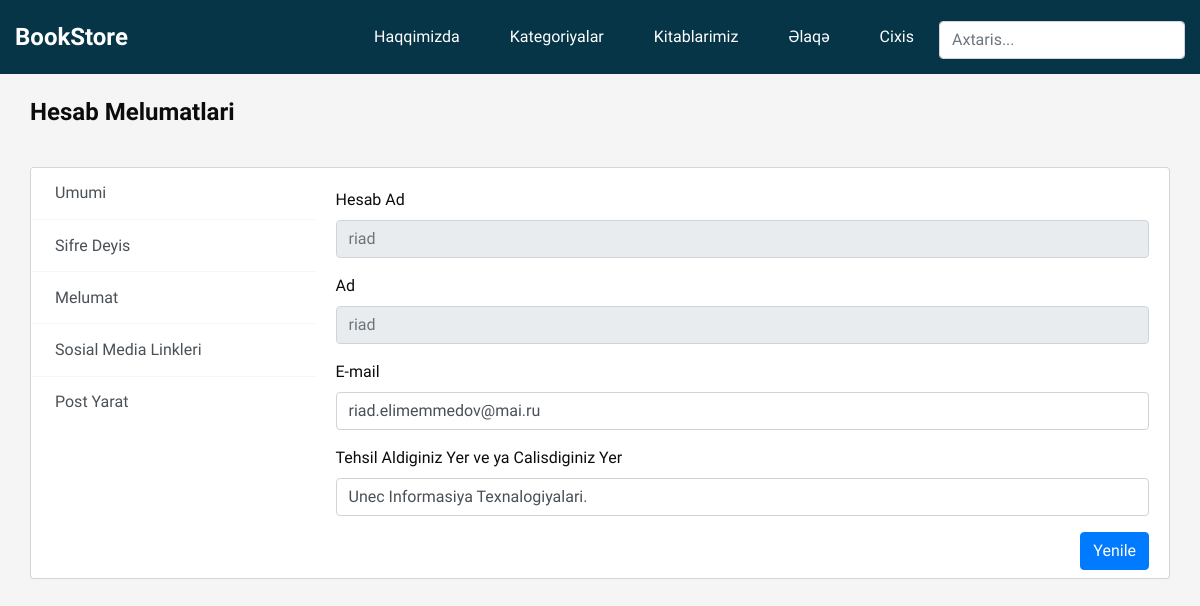
The page /users/myprofile/ (signed in) on the database as committed earlier.
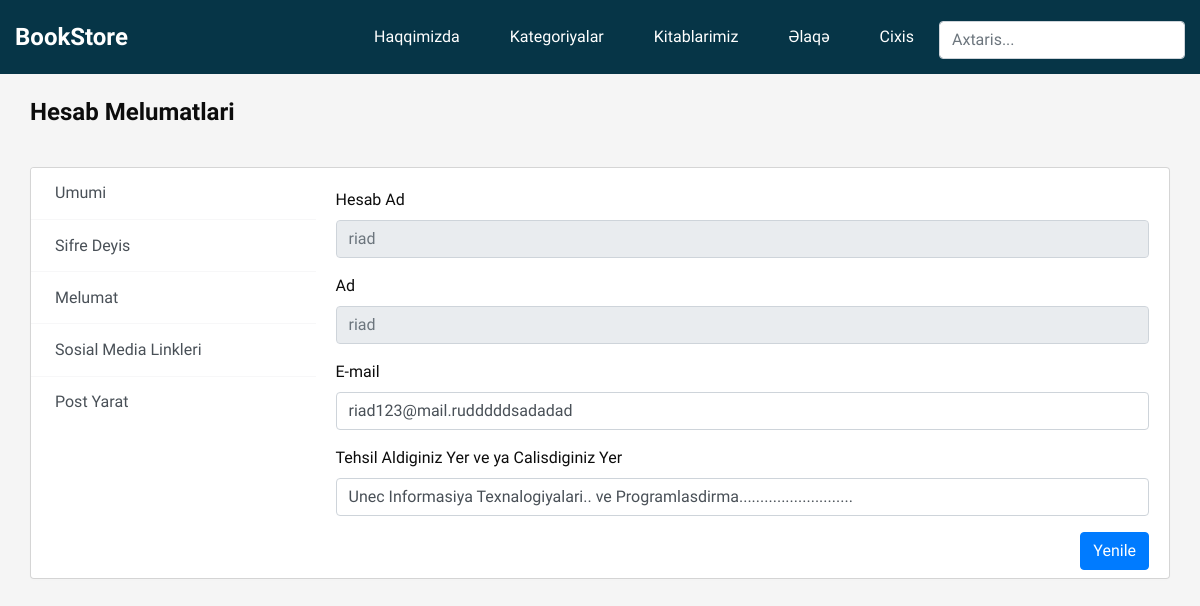
The same page on the database as committed later.
### users/models.py (models this page shows, shortened)
class UserProfile(models.Model):
    user = models.OneToOneField(settings.AUTH_USER_MODEL,on_delete=models.CASCADE)
    bio = models.TextField()
    image = models.FileField(upload_to='usersekil/')
    slug = models.SlugField(unique=True,editable=False)#yeni editible=false yazanda istfiadeci terefindne deyismek mumkun olmayan tiplerdir slugda daha cox istifade olunur unique=True dan
    email = models.EmailField(max_length=255,blank=False)
    oxudugucalisdigi = models.CharField(max_length=255,blank=False)
    dogulduguil = models.CharField(max_length=255,blank=False)
    olke = models.CharField(max_length=255,blank=True)
    nomre = models.IntegerField(null=True)
    website = models.URLField(max_length=255)
    twitter = models.URLField(max_length=255,blank=True)
    facebook = models.URLField(max_length=255,blank=True)
    linkedin = models.URLField(max_length=255,blank=True)
    instaqram = models.URLField(max_length=255,blank=True)

### users/views.py (the view)
# urls.py: path('myprofile/',userProfile,name='myProfile'),
def userProfile(request):
    profile = UserProfile.objects.get(user=request.user)
    form = PostForm(request.POST or None,request.FILES or None)
    form2 = PasswordChangeForm(request.user,request.POST)
    if request.method == 'POST':
        if form.is_valid():
            istifadeci = form.save(commit=False)
            istifadeci.user = request.user
            istifadeci.save()
            print(form)
            return redirect('posts')
        else:
            messages.add_message(request,messages.INFO,'Zehmet Olmasa Girdiyiniz Melumatlari Yoxlayin')
    else:
        form = PostForm()
    context = {
        'profile': profile,
        'form':form
    }
    return render(request,'users/profile.html',context)

### users/forms.py
class PostForm(forms.ModelForm):
    title = forms.CharField(widget=forms.TextInput(attrs={
        'class': 'form-control',#cunki 70%-80% faiz Pyhodandaki dictionarylerdeki hem key hem value deyelreri eyni olu,js ise key deyeri string icinde olmur cox vaxt,
    }),label='Baslig')
    content = forms.CharField(widget=forms.Textarea(attrs={
        'class':'form-control',
        'rows':'3'
    }),label='Metn')
    image = forms.ImageField(label='Sekil')
    class Meta:
        model = Post
        fields = ['title','content','image']

### users/templates/users/profile.html (shortened to what this page needs)
{% extends "base.html" %}
{% load static %}
{% load crispy_forms_tags %}
{% block content %}
<!DOCTYPE html>
<html lang="en">
<head>
    <link rel="stylesheet" href="https://use.fontawesome.com/releases/v5.6.1/css/all.css"
>
</head>
<body class="mb-5">
    <div class="container light-style flex-grow-1 container-p-y mt-2">
        <h4 class="font-weight-bold py-3 mb-4">
            Hesab Melumatlari
        </h4>
        <div class="card overflow-hidden">
            <div class="row no-gutters row-bordered row-border-light">
                <div class="col-md-3 pt-0">
                    <div class="list-group list-group-flush account-settings-links">
                        <a class="list-group-item list-group-item-action" data-toggle="list"
                            href="#account-general">Umumi</a>
                        <a class="list-group-item list-group-item-action" href="{% url 'changepassword' %}">Sifre
                            Deyis</a>
                        <a class="list-group-item list-group-item-action" data-toggle="list"
                            href="#account-info">Melumat</a>
                        <a class="list-group-item list-group-item-action" data-toggle="list"
                            href="#account-social-links">Sosial Media Linkleri</a>
                        <a class="list-group-item list-group-item-action" data-toggle="list"
                            href="#account-connections">Post Yarat</a>
                    </div>
                </div>
                <div class="col-md-9">
                    <div class="tab-content">
                        <div class="tab-pane fade active show" id="account-general">
                            <div class="card-body">
                                <form id="update-form">
                                    <div class="form-group">
                                        <label class="form-label">Hesab Ad</label>
                                        <input class="form-control" type="text" placeholder="{{profile.user}}" readonly>
                                    </div>
                                    <div class="form-group">
                                        <label class="form-label">Ad</label>
                                        <input class="form-control" type="text" placeholder="{{profile.user.username}}"
                                            readonly>
                                    </div>
                                    <div class="form-group">
                                        <label class="form-label">E-mail</label>
                                        <input type="email" class="form-control mb-1" value="{{profile.email}}"
                                            name="email" id="emailpr">
                                    </div>
                                    <div class="form-group">
                                        <label class="form-label">Tehsil Aldiginiz Yer ve ya Calisdiginiz Yer</label>
                                        <input type="text" class="form-control" value="{{profile.oxudugucalisdigi}}."
                                            name="oxucalis" id="oxucalpr">
                                    </div>
                                    <button type="submit" class="btn btn-primary mb-2 float-right">Yenile</button>
                                </form>
                            </div>
                        </div>
                    </div>
                </div>
            </div>
        </div>
    </div>
</body>
</html>
{% endblock content %}

Rows that differ between the two databases and show on the page:
changed UserProfile "riad": email "riad.elimemmedov@mai.ru" → "riad123@mail.rudddddsadadad"; oxucalis "Unec Informasiya Texnalogiyalari." → "Unec Informasiya Texnalogiyalari.. ve Programlasdirma..........................."
